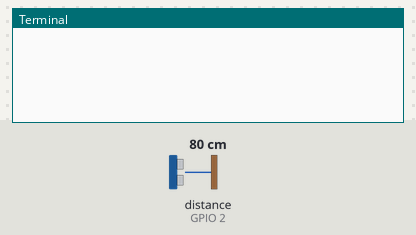
The program below on a simulated Raspberry Pi (BCM pin numbers). On the bench: the last lines printed to the terminal. Inputs (shaded band) come from the test bench; at power-on: distance to the obstacle (sensor on GPIO 2) 80 cm. The echo pulse lasts 58.3 µs per cm; the clock reads 2024-03-15 10:24:30 at power-on unless the program sets it.

Above: at 1.2 s.
1.3 s: distance to the obstacle (sensor on GPIO 2) set to 2 cm
At 3.3 s:
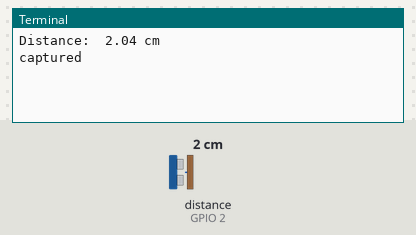
4.3 s: distance to the obstacle (sensor on GPIO 2) set to 4 cm
At 6.5 s:
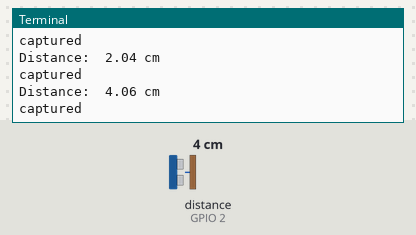
Timing chart, 0 to 8.0 s (numbered marks = the images above; inputs shaded):
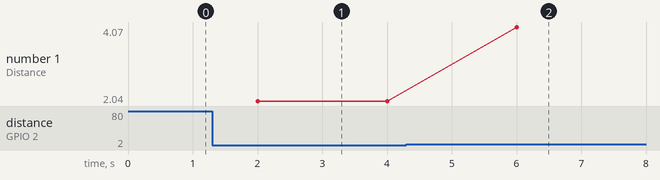

Measured:
- after the input at 1.3 s, the terminal: prints a new line after 0.70 s (image 1)
- after the input at 4.3 s, the terminal: prints a new line after 1.7 s (image 2)
- plotted number 1: 2.04 → 4.06 after the input at 4.3 s

The program:

microwave_test.py
```python
import RPi.GPIO as gpio
import time

gpio.setmode(gpio.BCM)

trig=3
echo=2

gpio.setup(trig,gpio.OUT)
gpio.setup(echo,gpio.IN)

while 1:
	gpio.output(trig,False)
	time.sleep(2)
	gpio.output(trig, True)
	time.sleep(0.00001)
	gpio.output(trig, False)

	while gpio.input(echo)==0:
		pulse_start=time.time()
	while gpio.input(echo)==1:
		pulse_end=time.time()

	pulse_duration=pulse_end-pulse_start
	distance=pulse_duration*17000
	distance=round(distance,2)
	print("Distance: ",distance,"cm")

	if distance<10:
		print("captured")
```
